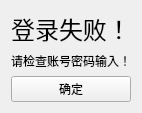
<?xml version="1.0" encoding="UTF-8"?>
<ui version="4.0">
 <class>Login_failed</class>
 <widget class="QWidget" name="Login_failed">
  <property name="geometry">
   <rect>
    <x>0</x>
    <y>0</y>
    <width>102</width>
    <height>73</height>
   </rect>
  </property>
  <property name="windowTitle">
   <string>LoginTips</string>
  </property>
  <layout class="QVBoxLayout" name="verticalLayout">
   <item>
    <widget class="QLabel" name="label_2">
     <property name="font">
      <font>
       <pointsize>18</pointsize>
      </font>
     </property>
     <property name="text">
      <string>登录失败！</string>
     </property>
     <property name="alignment">
      <set>Qt::AlignCenter</set>
     </property>
    </widget>
   </item>
   <item>
    <widget class="QLabel" name="label">
     <property name="text">
      <string>请检查账号密码输入！</string>
     </property>
     <property name="alignment">
      <set>Qt::AlignCenter</set>
     </property>
    </widget>
   </item>
   <item>
    <widget class="QPushButton" name="pushButton">
     <property name="text">
      <string>确定</string>
     </property>
    </widget>
   </item>
  </layout>
 </widget>
 <resources/>
 <connections/>
</ui>
